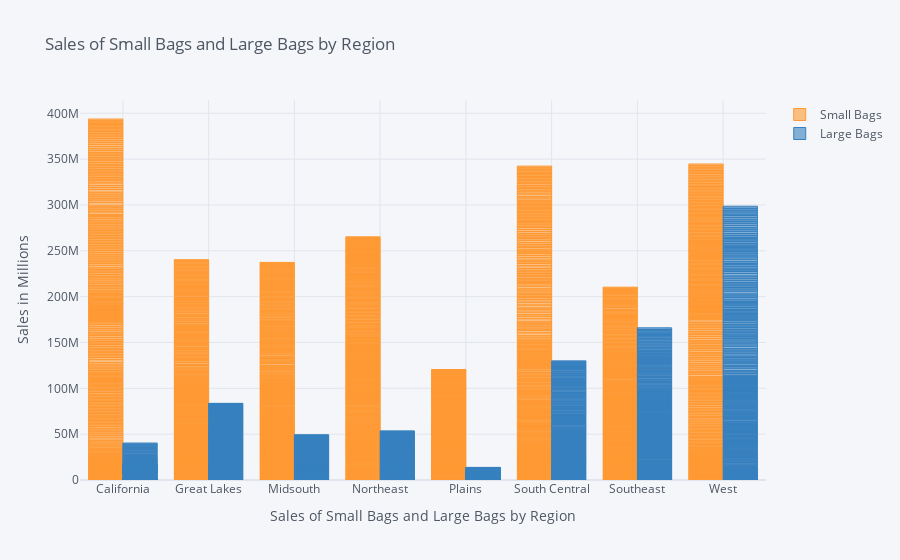

Notebook code for this chart:
### Markdown cell above
### <p style="color:blue">Question 8 - Which Region bought the most Small and Large Bags?<p/>

### Code cell
# We're explaining why this plot is helpful, but also its limitations.
Sizesdf = Regionsdf[['Small Bags', 'Large Bags', 'Location']]
Sizesdf.iplot(kind='bar', x='Location',  xTitle='Sales of Small Bags and Large Bags by Region', yTitle='Sales in Millions', 
          title='Sales of Small Bags and Large Bags by Region')
# Show the plot 
plt.show()

### Figure 1 — Plotly figure (JSON) as saved in the notebook; plotly's stock layout.template omitted (floating-point values rounded to 4 significant figures; data arrays with more than 128 entries replaced by an {"elided": "..."} marker saying what was removed)
{"data": [{"marker": {"color": "rgba(255, 153, 51, 0.6)", "line": {"color": "rgba(255, 153, 51, 1.0)", "width": 1}}, "name": "Small Bags", "orientation": "v", "text": "", "type": "bar", "x": {"elided": "2064 str values"}, "y": {"elided": "2064 float values"}}, {"marker": {"color": "rgba(55, 128, 191, 0.6)", "line": {"color": "rgba(55, 128, 191, 1.0)", "width": 1}}, "name": "Large Bags", "orientation": "v", "text": "", "type": "bar", "x": {"elided": "2064 str values"}, "y": {"elided": "2064 float values"}}], "layout": {"legend": {"bgcolor": "#F5F6F9", "font": {"color": "#4D5663"}}, "paper_bgcolor": "#F5F6F9", "plot_bgcolor": "#F5F6F9", "title": {"font": {"color": "#4D5663"}, "text": "Sales of Small Bags and Large Bags by Region"}, "xaxis": {"gridcolor": "#E1E5ED", "showgrid": true, "tickfont": {"color": "#4D5663"}, "title": {"font": {"color": "#4D5663"}, "text": "Sales of Small Bags and Large Bags by Region"}, "zerolinecolor": "#E1E5ED"}, "yaxis": {"gridcolor": "#E1E5ED", "showgrid": true, "tickfont": {"color": "#4D5663"}, "title": {"font": {"color": "#4D5663"}, "text": "Sales in Millions"}, "zerolinecolor": "#E1E5ED"}}}
